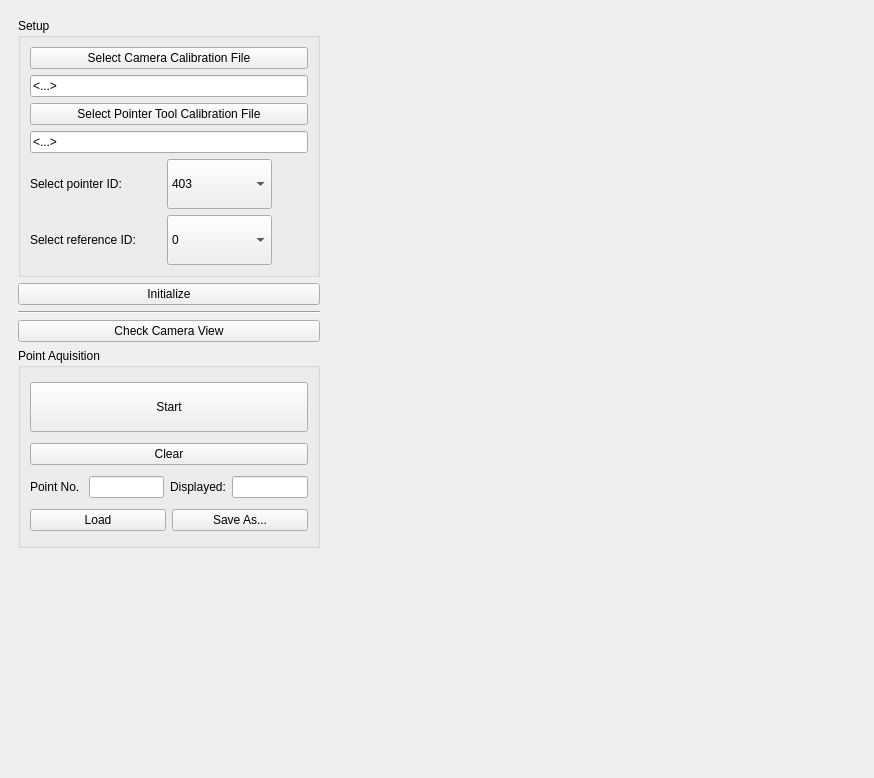
<?xml version="1.0" encoding="UTF-8"?>
<ui version="4.0">
 <class>MainWindow</class>
 <widget class="QMainWindow" name="MainWindow">
  <property name="windowModality">
   <enum>Qt::NonModal</enum>
  </property>
  <property name="enabled">
   <bool>true</bool>
  </property>
  <property name="geometry">
   <rect>
    <x>0</x>
    <y>0</y>
    <width>874</width>
    <height>778</height>
   </rect>
  </property>
  <property name="sizePolicy">
   <sizepolicy hsizetype="Expanding" vsizetype="Expanding">
    <horstretch>0</horstretch>
    <verstretch>0</verstretch>
   </sizepolicy>
  </property>
  <property name="minimumSize">
   <size>
    <width>0</width>
    <height>200</height>
   </size>
  </property>
  <property name="windowTitle">
   <string>IGI 3DDigitizer</string>
  </property>
  <property name="windowIcon">
   <iconset resource="IGI3DDigitizer.qrc">
    <normaloff>:/Images/Images/icon.png</normaloff>:/Images/Images/icon.png</iconset>
  </property>
  <widget class="QWidget" name="centralwidget">
   <property name="sizePolicy">
    <sizepolicy hsizetype="MinimumExpanding" vsizetype="MinimumExpanding">
     <horstretch>0</horstretch>
     <verstretch>0</verstretch>
    </sizepolicy>
   </property>
   <property name="mouseTracking">
    <bool>true</bool>
   </property>
   <property name="focusPolicy">
    <enum>Qt::ClickFocus</enum>
   </property>
   <property name="styleSheet">
    <string>background-color: rgb(0,qlineargradient(spread:pad, x1:0, y1:0, x2:1, y2:0, stop:0 rgba(0, 0, 0, 255), stop:1 rgba(255, 255, 255, 255)) 0, 0);</string>
   </property>
   <layout class="QHBoxLayout" name="horizontalLayout">
    <property name="sizeConstraint">
     <enum>QLayout::SetMinimumSize</enum>
    </property>
    <item>
     <widget class="QWidget" name="mainWidget" native="true">
      <property name="enabled">
       <bool>true</bool>
      </property>
      <property name="sizePolicy">
       <sizepolicy hsizetype="MinimumExpanding" vsizetype="Expanding">
        <horstretch>0</horstretch>
        <verstretch>0</verstretch>
       </sizepolicy>
      </property>
      <property name="minimumSize">
       <size>
        <width>320</width>
        <height>0</height>
       </size>
      </property>
      <property name="maximumSize">
       <size>
        <width>300</width>
        <height>16777215</height>
       </size>
      </property>
      <property name="font">
       <font>
        <kerning>true</kerning>
       </font>
      </property>
      <property name="autoFillBackground">
       <bool>false</bool>
      </property>
      <layout class="QVBoxLayout" name="verticalLayout_8">
       <item>
        <layout class="QVBoxLayout" name="verticalLayout_7">
         <item>
          <widget class="QGroupBox" name="Setup">
           <property name="title">
            <string>Setup</string>
           </property>
           <layout class="QVBoxLayout" name="verticalLayout_2">
            <item>
             <widget class="QPushButton" name="CameraCalibFileButton">
              <property name="text">
               <string>Select Camera Calibration File</string>
              </property>
             </widget>
            </item>
            <item>
             <widget class="QLineEdit" name="CameraCalibFileEdit">
              <property name="text">
               <string>&lt;...&gt;</string>
              </property>
              <property name="readOnly">
               <bool>true</bool>
              </property>
             </widget>
            </item>
            <item>
             <widget class="QPushButton" name="PointerCalibFileButton">
              <property name="text">
               <string>Select Pointer Tool Calibration File</string>
              </property>
             </widget>
            </item>
            <item>
             <widget class="QLineEdit" name="PointerCalibFileEdit">
              <property name="text">
               <string>&lt;...&gt;</string>
              </property>
              <property name="readOnly">
               <bool>true</bool>
              </property>
             </widget>
            </item>
            <item>
             <layout class="QHBoxLayout" name="layoutHozPointer">
              <item>
               <widget class="QLabel" name="label_2">
                <property name="text">
                 <string>Select pointer ID:     </string>
                </property>
               </widget>
              </item>
              <item>
               <widget class="QComboBox" name="PointerIDBox">
                <property name="sizePolicy">
                 <sizepolicy hsizetype="MinimumExpanding" vsizetype="Fixed">
                  <horstretch>0</horstretch>
                  <verstretch>0</verstretch>
                 </sizepolicy>
                </property>
                <property name="minimumSize">
                 <size>
                  <width>105</width>
                  <height>50</height>
                 </size>
                </property>
                <property name="maximumSize">
                 <size>
                  <width>90</width>
                  <height>16777215</height>
                 </size>
                </property>
                <property name="iconSize">
                 <size>
                  <width>40</width>
                  <height>40</height>
                 </size>
                </property>
                <item>
                 <property name="text">
                  <string>403</string>
                 </property>
                 <property name="icon">
                  <iconset resource="IGI3DDigitizer.qrc">
                   <normaloff>:/Images/Images/403.png</normaloff>:/Images/Images/403.png</iconset>
                 </property>
                </item>
                <item>
                 <property name="text">
                  <string>102</string>
                 </property>
                 <property name="icon">
                  <iconset resource="IGI3DDigitizer.qrc">
                   <normaloff>:/Images/Images/102.png</normaloff>:/Images/Images/102.png</iconset>
                 </property>
                </item>
                <item>
                 <property name="text">
                  <string>201</string>
                 </property>
                 <property name="icon">
                  <iconset resource="IGI3DDigitizer.qrc">
                   <normaloff>:/Images/Images/201.png</normaloff>:/Images/Images/201.png</iconset>
                 </property>
                </item>
                <item>
                 <property name="text">
                  <string>202</string>
                 </property>
                 <property name="icon">
                  <iconset resource="IGI3DDigitizer.qrc">
                   <normaloff>:/Images/Images/202.png</normaloff>:/Images/Images/202.png</iconset>
                 </property>
                </item>
                <item>
                 <property name="text">
                  <string>502</string>
                 </property>
                 <property name="icon">
                  <iconset resource="IGI3DDigitizer.qrc">
                   <normaloff>:/Images/Images/502.png</normaloff>:/Images/Images/502.png</iconset>
                 </property>
                </item>
               </widget>
              </item>
              <item>
               <widget class="QLabel" name="LEDlabelTool">
                <property name="maximumSize">
                 <size>
                  <width>30</width>
                  <height>30</height>
                 </size>
                </property>
                <property name="text">
                 <string/>
                </property>
                <property name="pixmap">
                 <pixmap resource="IGI3DDigitizer.qrc">:/Images/Images/redLED.png</pixmap>
                </property>
                <property name="scaledContents">
                 <bool>true</bool>
                </property>
               </widget>
              </item>
             </layout>
            </item>
            <item>
             <layout class="QHBoxLayout" name="layoutHozReference">
              <item>
               <widget class="QLabel" name="label_3">
                <property name="text">
                 <string>Select reference ID:</string>
                </property>
               </widget>
              </item>
              <item>
               <widget class="QComboBox" name="RefIDBox">
                <property name="sizePolicy">
                 <sizepolicy hsizetype="MinimumExpanding" vsizetype="Fixed">
                  <horstretch>0</horstretch>
                  <verstretch>0</verstretch>
                 </sizepolicy>
                </property>
                <property name="minimumSize">
                 <size>
                  <width>105</width>
                  <height>50</height>
                 </size>
                </property>
                <property name="maximumSize">
                 <size>
                  <width>90</width>
                  <height>16777215</height>
                 </size>
                </property>
                <property name="iconSize">
                 <size>
                  <width>40</width>
                  <height>40</height>
                 </size>
                </property>
                <item>
                 <property name="text">
                  <string>0</string>
                 </property>
                 <property name="icon">
                  <iconset resource="IGI3DDigitizer.qrc">
                   <normaloff>:/Images/Images/noImg.png</normaloff>:/Images/Images/noImg.png</iconset>
                 </property>
                </item>
                <item>
                 <property name="text">
                  <string>102</string>
                 </property>
                 <property name="icon">
                  <iconset resource="IGI3DDigitizer.qrc">
                   <normaloff>:/Images/Images/102.png</normaloff>:/Images/Images/102.png</iconset>
                 </property>
                </item>
                <item>
                 <property name="text">
                  <string>403</string>
                 </property>
                 <property name="icon">
                  <iconset resource="IGI3DDigitizer.qrc">
                   <normaloff>:/Images/Images/403.png</normaloff>:/Images/Images/403.png</iconset>
                 </property>
                </item>
                <item>
                 <property name="text">
                  <string>201</string>
                 </property>
                 <property name="icon">
                  <iconset resource="IGI3DDigitizer.qrc">
                   <normaloff>:/Images/Images/201.png</normaloff>:/Images/Images/201.png</iconset>
                 </property>
                </item>
                <item>
                 <property name="text">
                  <string>202</string>
                 </property>
                 <property name="icon">
                  <iconset resource="IGI3DDigitizer.qrc">
                   <normaloff>:/Images/Images/202.png</normaloff>:/Images/Images/202.png</iconset>
                 </property>
                </item>
                <item>
                 <property name="text">
                  <string>502</string>
                 </property>
                 <property name="icon">
                  <iconset resource="IGI3DDigitizer.qrc">
                   <normaloff>:/Images/Images/502.png</normaloff>:/Images/Images/502.png</iconset>
                 </property>
                </item>
               </widget>
              </item>
              <item>
               <widget class="QLabel" name="LEDlabelDRF">
                <property name="maximumSize">
                 <size>
                  <width>30</width>
                  <height>30</height>
                 </size>
                </property>
                <property name="text">
                 <string/>
                </property>
                <property name="pixmap">
                 <pixmap resource="IGI3DDigitizer.qrc">:/Images/Images/redLED.png</pixmap>
                </property>
                <property name="scaledContents">
                 <bool>true</bool>
                </property>
               </widget>
              </item>
             </layout>
            </item>
           </layout>
          </widget>
         </item>
         <item>
          <widget class="QPushButton" name="InitializeButton">
           <property name="text">
            <string>Initialize</string>
           </property>
          </widget>
         </item>
         <item>
          <widget class="Line" name="line">
           <property name="orientation">
            <enum>Qt::Horizontal</enum>
           </property>
          </widget>
         </item>
         <item>
          <widget class="QPushButton" name="CheckPositionButton">
           <property name="text">
            <string>Check Camera View</string>
           </property>
          </widget>
         </item>
         <item>
          <layout class="QVBoxLayout" name="verticalLayout">
           <item>
            <widget class="QGroupBox" name="PointAquisition">
             <property name="minimumSize">
              <size>
               <width>0</width>
               <height>200</height>
              </size>
             </property>
             <property name="title">
              <string>Point Aquisition</string>
             </property>
             <layout class="QVBoxLayout" name="verticalLayout_3">
              <item>
               <widget class="QPushButton" name="StartButton">
                <property name="minimumSize">
                 <size>
                  <width>0</width>
                  <height>50</height>
                 </size>
                </property>
                <property name="text">
                 <string>Start</string>
                </property>
                <property name="checkable">
                 <bool>true</bool>
                </property>
               </widget>
              </item>
              <item>
               <widget class="QPushButton" name="ClearButton">
                <property name="text">
                 <string>Clear</string>
                </property>
               </widget>
              </item>
              <item>
               <layout class="QHBoxLayout" name="InfoLayerHoz">
                <item>
                 <widget class="QLabel" name="PointNr">
                  <property name="text">
                   <string>Point No. </string>
                  </property>
                 </widget>
                </item>
                <item>
                 <widget class="QLineEdit" name="editPointNr">
                  <property name="readOnly">
                   <bool>true</bool>
                  </property>
                 </widget>
                </item>
                <item>
                 <widget class="QLabel" name="label">
                  <property name="text">
                   <string>Displayed:</string>
                  </property>
                 </widget>
                </item>
                <item>
                 <widget class="QLineEdit" name="editVisNr">
                  <property name="readOnly">
                   <bool>true</bool>
                  </property>
                 </widget>
                </item>
               </layout>
              </item>
              <item>
               <layout class="QHBoxLayout" name="layoutLoadSave">
                <item>
                 <widget class="QPushButton" name="LoadButton">
                  <property name="text">
                   <string>Load</string>
                  </property>
                 </widget>
                </item>
                <item>
                 <widget class="QPushButton" name="SaveAsButton">
                  <property name="text">
                   <string>Save As...</string>
                  </property>
                 </widget>
                </item>
               </layout>
              </item>
             </layout>
            </widget>
           </item>
          </layout>
         </item>
         <item>
          <layout class="QHBoxLayout" name="horizontalLayout_5">
           <item>
            <layout class="QVBoxLayout" name="verticalLayout_10">
             <item>
              <spacer name="verticalSpacer_2">
               <property name="orientation">
                <enum>Qt::Vertical</enum>
               </property>
               <property name="sizeHint" stdset="0">
                <size>
                 <width>20</width>
                 <height>40</height>
                </size>
               </property>
              </spacer>
             </item>
             <item>
              <widget class="QPushButton" name="QuitPushButton">
               <property name="enabled">
                <bool>true</bool>
               </property>
               <property name="maximumSize">
                <size>
                 <width>50</width>
                 <height>50</height>
                </size>
               </property>
               <property name="focusPolicy">
                <enum>Qt::StrongFocus</enum>
               </property>
               <property name="autoFillBackground">
                <bool>false</bool>
               </property>
               <property name="text">
                <string/>
               </property>
               <property name="icon">
                <iconset resource="IGI3DDigitizer.qrc">
                 <normaloff>:/Images/Images/ButtonQuit.png</normaloff>:/Images/Images/ButtonQuit.png</iconset>
               </property>
               <property name="iconSize">
                <size>
                 <width>50</width>
                 <height>50</height>
                </size>
               </property>
               <property name="shortcut">
                <string>Q</string>
               </property>
               <property name="flat">
                <bool>true</bool>
               </property>
              </widget>
             </item>
            </layout>
           </item>
           <item>
            <layout class="QVBoxLayout" name="verticalLayout_12">
             <item>
              <widget class="QLabel" name="logoLabel">
               <property name="text">
                <string/>
               </property>
               <property name="pixmap">
                <pixmap resource="IGI3DDigitizer.qrc">:/Images/Images/SZI_V_cmyk.png</pixmap>
               </property>
               <property name="alignment">
                <set>Qt::AlignCenter</set>
               </property>
              </widget>
             </item>
            </layout>
           </item>
           <item>
            <layout class="QVBoxLayout" name="verticalLayout_11">
             <item>
              <spacer name="verticalSpacer_3">
               <property name="orientation">
                <enum>Qt::Vertical</enum>
               </property>
               <property name="sizeHint" stdset="0">
                <size>
                 <width>20</width>
                 <height>40</height>
                </size>
               </property>
              </spacer>
             </item>
             <item>
              <widget class="QPushButton" name="helpButton">
               <property name="maximumSize">
                <size>
                 <width>40</width>
                 <height>40</height>
                </size>
               </property>
               <property name="text">
                <string/>
               </property>
               <property name="icon">
                <iconset resource="IGI3DDigitizer.qrc">
                 <normaloff>:/Images/Images/help.png</normaloff>:/Images/Images/help.png</iconset>
               </property>
               <property name="iconSize">
                <size>
                 <width>40</width>
                 <height>40</height>
                </size>
               </property>
               <property name="shortcut">
                <string>H</string>
               </property>
               <property name="flat">
                <bool>true</bool>
               </property>
              </widget>
             </item>
            </layout>
           </item>
          </layout>
         </item>
        </layout>
       </item>
      </layout>
     </widget>
    </item>
    <item>
     <widget class="QWidget" name="widgetView" native="true">
      <layout class="QHBoxLayout" name="horizontalLayout_13">
       <item>
        <widget class="igstk::QTWidget" name="Display3D" native="true">
         <property name="sizePolicy">
          <sizepolicy hsizetype="Expanding" vsizetype="Expanding">
           <horstretch>0</horstretch>
           <verstretch>0</verstretch>
          </sizepolicy>
         </property>
         <property name="styleSheet">
          <string notr="true">background-image: url(:/Images/Images/splash.bmp);</string>
         </property>
        </widget>
       </item>
      </layout>
     </widget>
    </item>
   </layout>
  </widget>
 </widget>
 <customwidgets>
  <customwidget>
   <class>igstk::QTWidget</class>
   <extends></extends>
   <header>igstkQTWidget.h</header>
  </customwidget>
 </customwidgets>
 <resources>
  <include location="IGI3DDigitizer.qrc"/>
 </resources>
 <connections/>
</ui>
